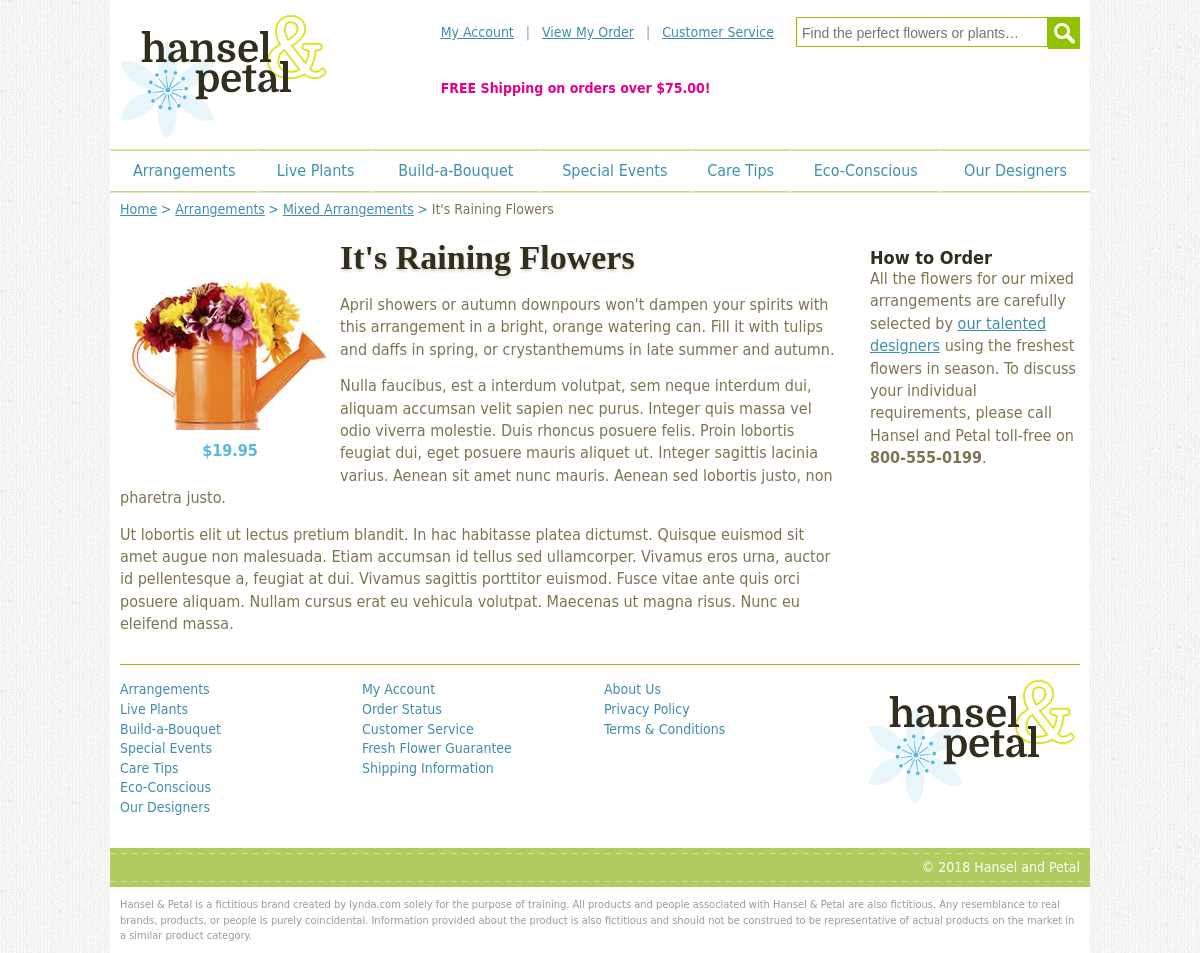
/mixed/details.php?id=4, run on the app's committed database.
### tables this page shows
CREATE TABLE IF NOT EXISTS `arrangements` (
`id` smallint(5) unsigned NOT NULL,
  `image` varchar(50) NOT NULL,
  `alt` varchar(60) NOT NULL,
  `title` varchar(100) NOT NULL,
  `price` decimal(5,2) NOT NULL,
  `description` text NOT NULL
);

### mixed/details.php (the view, shortened to what this page needs)
<?php
include 'connect.php';
$userid = isset($_GET['id']) && is_numeric($_GET['id'])?intval($_GET['id']):0;
$stmt = $conn->prepare("SELECT * FROM arrangements WHERE id = ? ");
$stmt->execute(array($userid));
$row = $stmt->fetch();
?>
<!DOCTYPE html>
<html lang="en">
<head>
<link href="../styles/handp.css" rel="stylesheet" type="text/css">
</head>
<body>
<div id="site">
   <?php require '../includes/header.php'; ?>
    <div id="content">
        <div id="breadcrumbs" class="reset menu">
            <ul>
                <li><a href="../index.php">Home</a></li>
                <li><a href="../arrangements.php">Arrangements</a></li>
                <li><a href="mixed.php">Mixed Arrangements</a></li>
                <li><?=$row['title']?></li>
            </ul>
        </div>
        <div id="col_1" role="main">
            <h1 class="inline_block"><?=$row['title']?></h1>
            <p class="figure"><img src="../images/<?=$row['image']?>" alt="<?=$row['alt']?>" width="200" height="200">$<?=$row['price']?></p>
            <?=$row['description']?>
        </div>
        <div id="col_2">
        <h3>How to Order</h3>
        <p>All the flowers for our mixed arrangements are carefully selected by <a href="../designers.php">our talented designers</a> using the freshest flowers in season. To discuss your individual requirements, please call Hansel and Petal toll-free on <b>800-555-0199</b>.</p>
        </div>
    </div>
   <?php include '../includes/footer.php'; ?>
</div>
</body>
</html>

### styles/handp.css (style rules this page uses)
.clearfix:after, .cols:after, #header:after, #header .inner:after, #content:after, #nav_main ul ul:after, .order_summary li:after, #bab:after, .bab_item:after, #totals:after { clear: both; content: '.'; display: block; height: 0; visibility: hidden; }
html, body, div, span, h1, h2, h3, h4, h5, h6, p, blockquote, a, em, img, strong, ol, ul, li, fieldset, form, label, legend, table, caption, tbody, tfoot, thead, tr, th, td { border: 0; margin: 0; padding: 0; }
blockquote, .cell, .centre_object, cite, .cols, .content_area, dl, fieldset, .grid, hr, iframe, ol, p, .std_margin, table, ul, .rc { margin-bottom: 14px; }
.inline_block { display: inline-block !important; }
img { -moz-force-broken-image-icon: 1; height: auto; -ms-interpolation-mode: bicubic; max-width: 100%; vertical-align: bottom; }
body { background: #fff url(../images/html.jpg) repeat; color: #1E1E1E; font-family: "Gill Sans", "Gill Sans MT", "Myriad Pro", "DejaVu Sans Condensed", Helvetica, Arial, sans-serif; line-height: 1.4; min-height: 100%; }
h1, h2, h3, h4, .h1, .h2, .h3, .h4 { color: #312e1d; font-weight: bold; line-height: normal; }
h1, h2, .h1, .h2 { font-family: Baskerville, "Palatino Linotype", Palatino, "Century Schoolbook L", "Times New Roman", serif; font-size: 34px; text-shadow: 0 2px 3px rgba(126,117,80,.35); }
h1, .h1 { margin: 19px 0 17px; }
h3, .h3 { font-size: 18px; }
ol, ul { list-style: none; margin-left: 40px; }
#site { background: #fff; color: #7e7450; margin: 0 auto; padding: 10px; width: 960px; }
#content { font-size: 16px; line-height: 1.4; padding: 7px 0 15px; }
#col_1 { float: left; width: 720px; }
#col_2 { float: right; margin-top: 27px; width: 210px; }
#breadcrumbs { font-size: 14px; }
#breadcrumbs li { display: inline-block; position: relative; padding-right: 14px; }
#breadcrumbs li:last-child { padding-right: 0; }
#breadcrumbs li:after { color: #3f90ad; content: '>'; position: absolute; right: 0px; top: 0; }
#breadcrumbs li:last-child:after { display: none; }
#breadcrumbs a { text-decoration: underline; }
.figure { width: 220px; float: left; font-weight: bold; color: #55B9DE; text-align: center; }
.figure img { padding: 10px; }

### data on the page
arrangements: title "It's Raining Flowers", image (picture), price "19.95", description "April showers or autumn downpours won't dampen your spirits with this arrangement in a bright, orange watering can. Fill it with tulips and daffs in spring, or crystanthemums in late summer and autumn. Nulla faucibus, est a interdum volutpat, sem neque interdum dui, aliquam accumsan velit sapien nec purus. Integer quis massa vel odio viverra molestie. Duis rhoncus posuere felis. Proin lobortis feugiat dui, eget posuere mauris aliquet ut. Integer sagittis lacinia varius. Aenean sit amet nunc mauris. Aenean sed lobortis justo, non pharetra justo. Ut lobortis elit ut lectus pretium blandit. In hac habitasse platea dictumst. Quisque euismod sit amet augue non malesuada. Etiam accumsan id tellus…"

### other printed values
Copyright(2018) "2018"
